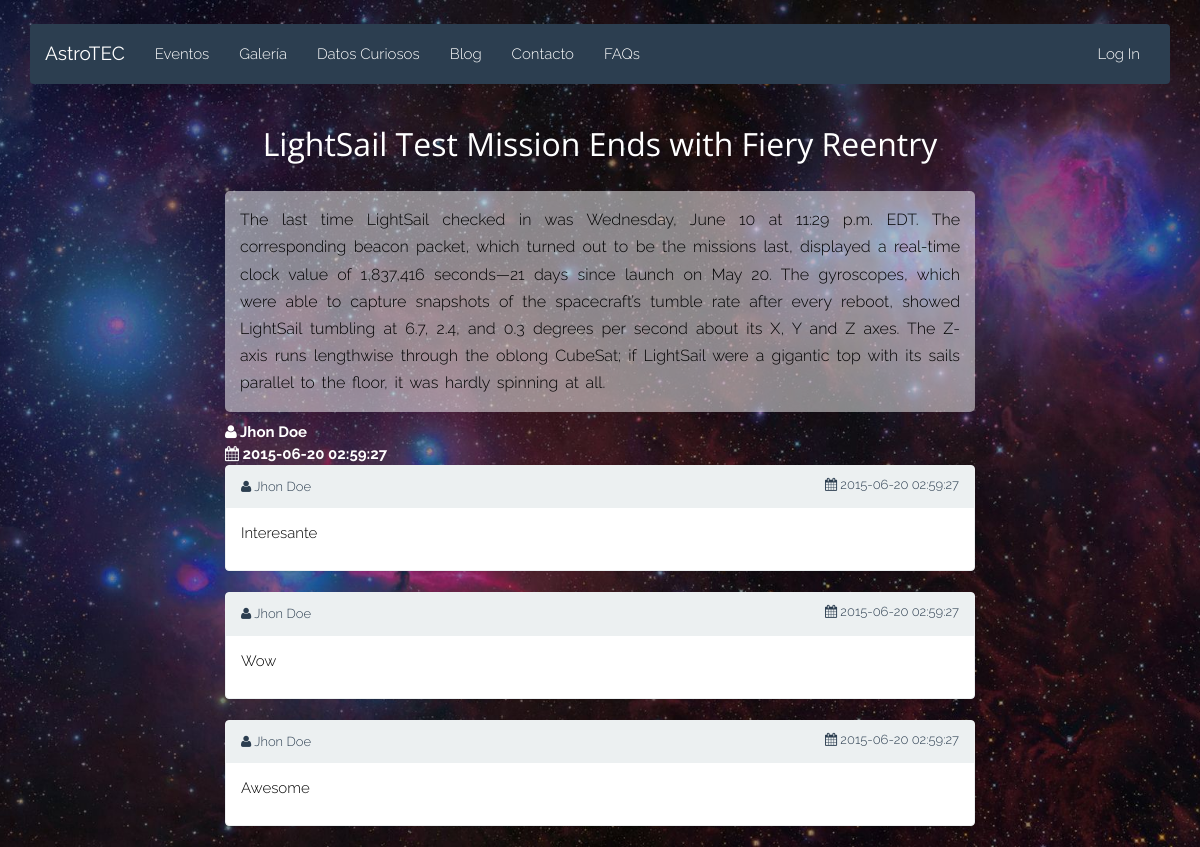
The page /post.php?id=1 on the database its author committed.
### tables this page shows
CREATE TABLE IF NOT EXISTS `Publicaciones` (
  `idPublicacion` INT NOT NULL AUTO_INCREMENT,
  `titulo` VARCHAR(300) NOT NULL,
  `contenido` LONGTEXT NOT NULL,
  `fecha` DATETIME NOT NULL,
  `fk_idCreador` INT NOT NULL,
  PRIMARY KEY (`idPublicacion`),
  INDEX `fk_idCreador_idx` (`fk_idCreador` ASC),
  CONSTRAINT `fk_idCreador1`
    FOREIGN KEY (`fk_idCreador`)
    REFERENCES `Usuarios` (`idUsuario`)
    ON DELETE NO ACTION
    ON UPDATE NO ACTION);

CREATE TABLE IF NOT EXISTS `Comentarios` (
  `idComentario` INT NOT NULL AUTO_INCREMENT,
  `contenido` MEDIUMTEXT NOT NULL,
  `fecha` DATETIME NOT NULL,
  `fk_idEstado` INT NOT NULL,
  `fk_idUsuario` INT NOT NULL,
  PRIMARY KEY (`idComentario`),
  INDEX `fk_Comentarios_EstadoComentario_idx` (`fk_idEstado` ASC),
  INDEX `fk_Comentarios_Usuarios1_idx` (`fk_idUsuario` ASC),
  CONSTRAINT `fk_Comentarios_EstadoComentario`
    FOREIGN KEY (`fk_idEstado`)
    REFERENCES `EstadoComentario` (`idEstado`)
    ON DELETE NO ACTION
    ON UPDATE NO ACTION,
  CONSTRAINT `fk_Comentarios_Usuarios1`
    FOREIGN KEY (`fk_idUsuario`)
    REFERENCES `Usuarios` (`idUsuario`)
    ON DELETE NO ACTION
    ON UPDATE NO ACTION);

### html/post.php (the view, shortened to what this page needs)
<?php
	require("php/db.php");
	$id = $_GET["id"];
	if ($id) {
		$sql = "SELECT P.idPublicacion AS id, P.titulo, P.contenido,
						P.fecha, CONCAT(U.nombre, ' ', U.apellido1) AS autor
						FROM Publicaciones AS P
						INNER JOIN Usuarios AS U ON U.idUsuario = P.fk_idCreador
						WHERE P.idPublicacion = $id";
		$result = $conn->query($sql);
		if ($result->num_rows > 0) {
			$post = $result->fetch_assoc();
		}
		$sql = "SELECT C.contenido, C.fecha, CONCAT(U.nombre, ' ', IFNULL(U.apellido1, '')) AS autor
						FROM Comentarios AS C
						INNER JOIN Usuarios AS U ON U.idUsuario = C.fk_idUsuario
						INNER JOIN ComentariosXPublicacion AS CP ON C.idComentario = CP.fk_idComentario
						WHERE CP.fk_idPublicacion = $id
						ORDER BY C.fecha ASC";
		$result = $conn->query($sql);
		$comments = array();
		if ($result->num_rows > 0) {
			while ($row = $result->fetch_assoc()) {
				array_push($comments, $row);
			}
		}
	}
?>
<!DOCTYPE html>
<html class="no-js" lang="">
<head>
	<?php require('./php/head.php'); ?>
	<link rel="stylesheet" type="text/css" href="css/post.css">
</head>
<body>
	<div class="container">
		<?php require('./php/navbar.php'); ?>
		<div class="row">
			<div class="col-md-8 col-md-offset-2 post">
				<h2><?php echo $post["titulo"] ?></h2>
				<p><?php echo $post["contenido"] ?></p>
				<span><i class='fa fa-user'></i> <?php echo $post["autor"]; ?></span>
				<br>
				<span><i class='fa fa-calendar'></i> <?php echo $post["fecha"]; ?></span>
			</div>
		</div>
		<div id="comment-list">
			<?php
				foreach ($comments as $comment) {
					echo "<div class='row'>";
					echo "	<div class='col-md-8 col-md-offset-2 comment'>";
					echo "		<div class='panel panel-default'>";
					echo "			<div class='panel-heading'>";
					echo "				<span class='panel-title'><i class='fa fa-user'></i> $comment[autor]</span>";
					echo "				<span class='panel-title pull-right'><i class='fa fa-calendar'></i> $comment[fecha]</span>";
					echo "			</div>";
					echo "			<div class='panel-body'>";
					echo "				<p>$comment[contenido]</p>";
					echo "			</div>";
					echo "		</div>";
					echo "	</div>";
					echo "</div>";
				}
			?>
		</div>
	</div>
</body>
</html>

### html/php/head.php (shortened to what this page needs)
<link rel="stylesheet" type="text/css" href="css/vendor/bootstrap.min.css">
<link rel="stylesheet" type="text/css" href="css/vendor/font-awesome.min.css">
<link rel="stylesheet" type="text/css" href="css/style.css">

### html/php/navbar.php (shortened to what this page needs)
<nav class="navbar navbar-default">
	<div class="container-fluid">
		<div class="navbar-header">
			<a class="navbar-brand" href="index.php">AstroTEC</a>
		</div>
		<div class="collapse navbar-collapse" id="bs-example-navbar-collapse-1">
			<ul class="nav navbar-nav">
				<li><a href="./events.php">Eventos</a>
				</li>
				<li><a href="./gallery.php">Galería</a>
				</li>
				<li><a href="./funfacts.php">Datos Curiosos</a>
				</li>
				<li><a href="./blog.php">Blog</a>
				</li>
				<li><a href="./contact.php">Contacto</a>
				</li>
				<li><a href="./faqs.php">FAQs</a>
				</li>
			</ul>
			<ul class="nav navbar-nav navbar-right">
				<?php
					if (!isset($_SESSION['USER_ID']))  {
						echo "<li class='pull-right'>";
						echo "	<a href='./login.php'>Log In</a>";
						echo "</li>";
					}
				?>
      </ul>
		</div>
	</div>
</nav>

### html/css/style.css (style rules this page uses)
body { padding-top: 2%; background: url(../img/background.jpg) no-repeat center center fixed; -webkit-background-size: cover; -moz-background-size: cover; -o-background-size: cover; background-size: cover; font-family: 'Raleway', sans-serif; font-weight: 300; color: #3E3E3E; }
h1, h2, h3, h4, h5 { font-family: 'Open Sans', sans-serif; color: #000000; }
.navbar-brand { font-weight: 400; }

### html/css/post.css (style rules this page uses)
.post { text-align: justify; }
.post h2 { color: white; margin-bottom: 4%; text-align: center; }
.post p { background-color: rgba(255, 255, 255, 0.50); color: black; font-size: medium; padding: 2%; border-radius: 5px; word-spacing: 2pt; line-height: 170%; }
.post span { color: white; font-weight: bold; }
.comment { color: black; }
.panel-title { font-size: small; }

### rows shown on the page
publicaciones: titulo "LightSail Test Mission Ends with Fiery Reentry", contenido "The last time LightSail checked in was Wednesday, June 10 at 11:29 p.m. EDT. The corresponding beacon packet, which turned out to be the missions last, displayed a real-time clock value of 1,837,416 seconds—21 days since launch on May 20. The gyroscopes, which were able to capture snapshots of the spacecraft’s tumble rate after every reboot, showed LightSail tumbling at 6.7, 2.4, and 0.3 degrees per second about its X, Y and Z axes. The Z-axis runs lengthwise through the oblong CubeSat; if LightSail were a gigantic top with its sails parallel to the floor, it was hardly spinning at all.", fecha "2015-06-20 02:59:27"
comentarios: comment "Jhon Doe", fecha "2015-06-20 02:59:27", contenido "Interesante"
comentarios: comment "Jhon Doe", fecha "2015-06-20 02:59:27", contenido "Wow"
comentarios: comment "Jhon Doe", fecha "2015-06-20 02:59:27", contenido "Awesome"

### other values the page prints
$post["autor"] "Jhon Doe"
